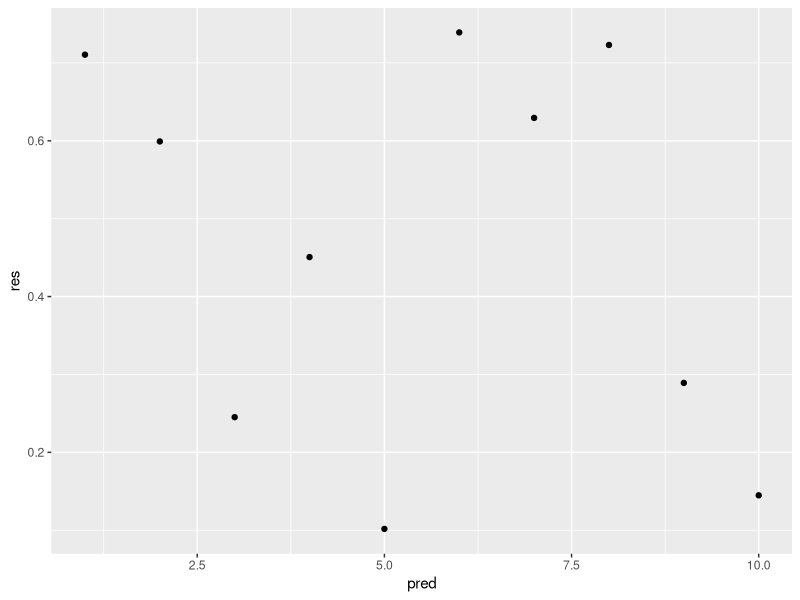

This figure's R source:
## ----------------------------------------------
# Don't forget to start with comments
# Let's make a predictor variable

#Preliminaries
library(ggplot2)

pred <- 1:10 #vector of 10 integers
res <- runif(10) #random uniform values

#print the random numbers
print(res)

#plot the graph
qplot(x = pred, y = res)


